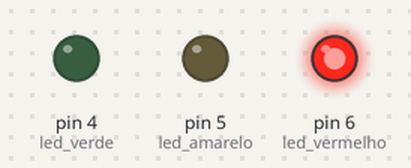
A sketch run on a simulated Arduino Uno, built with avr-gcc and run on an emulated ATmega328P. Shown: output pins drawn as LEDs (lit = HIGH).

Above: at 0.5 s.
At 1.5 s:
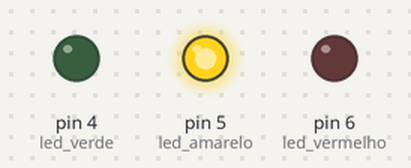
At 5.5 s:
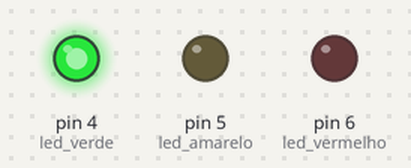
Timing chart, 0 to 6.9 s (numbered marks = the images above):
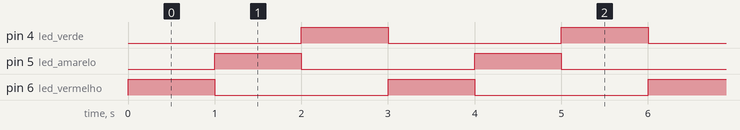

Measured:
- by itself, pin 4 (led_verde), pin 5 (led_amarelo), pin 6 (led_vermelho): alternates HIGH for 1.0 s and LOW for 2.0 s
- by itself, everything shown: repeats every 3.0 s, in 3 steps

The sketch:

ProjetoSemaforo.ino
```cpp
int led_vermelho = 6;
int led_amarelo = 5;
int led_verde = 4;
void setup()
{
  pinMode(led_verde, OUTPUT);
  pinMode(led_amarelo, OUTPUT);
  pinMode(led_vermelho, OUTPUT);
}

void loop()
{
  digitalWrite(led_verde, LOW);
  digitalWrite(led_vermelho, HIGH);
  delay(1000);
  digitalWrite(led_vermelho, LOW);
  digitalWrite(led_amarelo, HIGH);
  delay(1000);
  digitalWrite(led_amarelo, LOW);
  digitalWrite(led_verde, HIGH);
  delay(1000);
}
```
